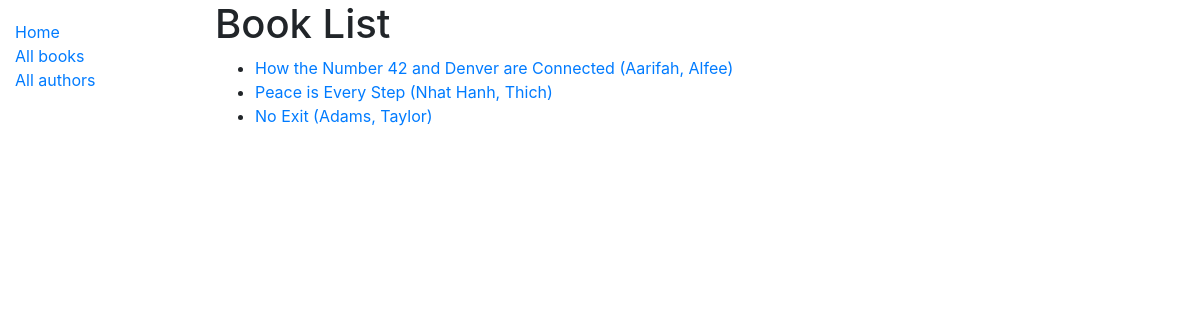
Before: /catalog/books/ with the older database file.
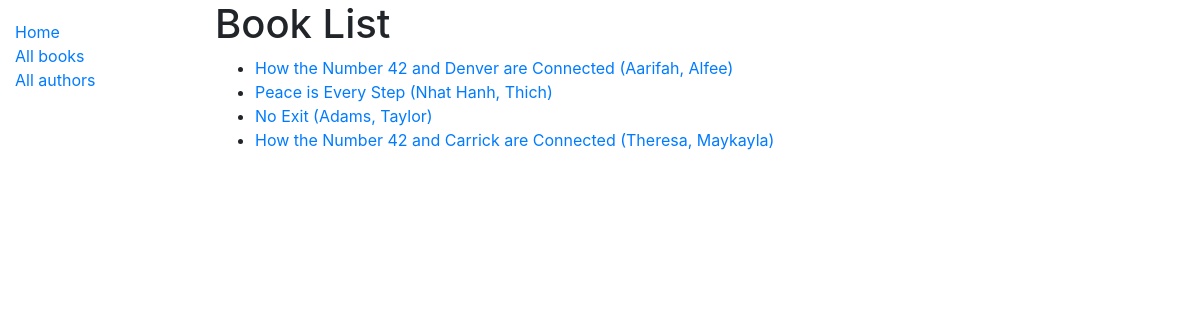
After: the same page with the newer database file.
### catalog/models.py (models this page shows, shortened)
class Book(models.Model):
    title = models.CharField(max_length=200)
    author = models.ForeignKey('Author', on_delete=models.SET_NULL, null=True)
    summary = models.TextField(max_length=1000, help_text='Enter a brief description of the book')
    isbn = models.CharField('ISBN', max_length=13, help_text='13 Character <a href="https://www.isbn-international.org/content/what-isbn">ISBN number</a>')
    language = models.ForeignKey('Language', on_delete=models.SET_NULL, null=True, blank=True)
    genre = models.ManyToManyField(Genre, help_text='Select a genre for this book')
    def display_genre(self):
        """Create a string for the Genre. This is required to display genre in Admin."""
        return ', '.join(genre.name for genre in self.genre.all()[:3])
    display_genre.short_description = 'Genre'
    def get_absolute_url(self):
        return reverse('book-detail', args=[str(self.id)])

class Author(models.Model):
    first_name = models.CharField(max_length=100)
    last_name = models.CharField(max_length=100)
    date_of_birth = models.DateField(null=True, blank=True)
    date_of_death = models.DateField('Died', null=True, blank=True)
    class Meta:
        ordering = ['last_name', 'first_name']
    def get_absolute_url(self):
        return reverse('author-detail', args=[str(self.id)])
    def __str__(self):
        return f'{self.last_name}, {self.first_name}'

### catalog/views.py (the view)
# urls.py: path('books/', views.BookListView.as_view(), name='books'),
class BookListView(generic.ListView):
    model = Book
    paginate_by = 10

### catalog/templates/catalog/book_list.html
{% extends "base_generic.html" %}
{% block content %}
  <h1>Book List</h1>
  {% if book_list %}
  <ul>
    {% for book in book_list %}
      <li>
        <a href="{{ book.get_absolute_url }}">{{ book.title }}</a><a href="{{ book.author.get_absolute_url }}"> ({{book.author}})</a>
      </li>
    {% endfor %}
  </ul>
  {% else %}
    <p>There are no books in the library.</p>
  {% endif %}
{% endblock %}

Changed rows visible on the page:
added Book: title "How the Number 42 and Carrick are Connected", author "Theresa, Maykayla"
